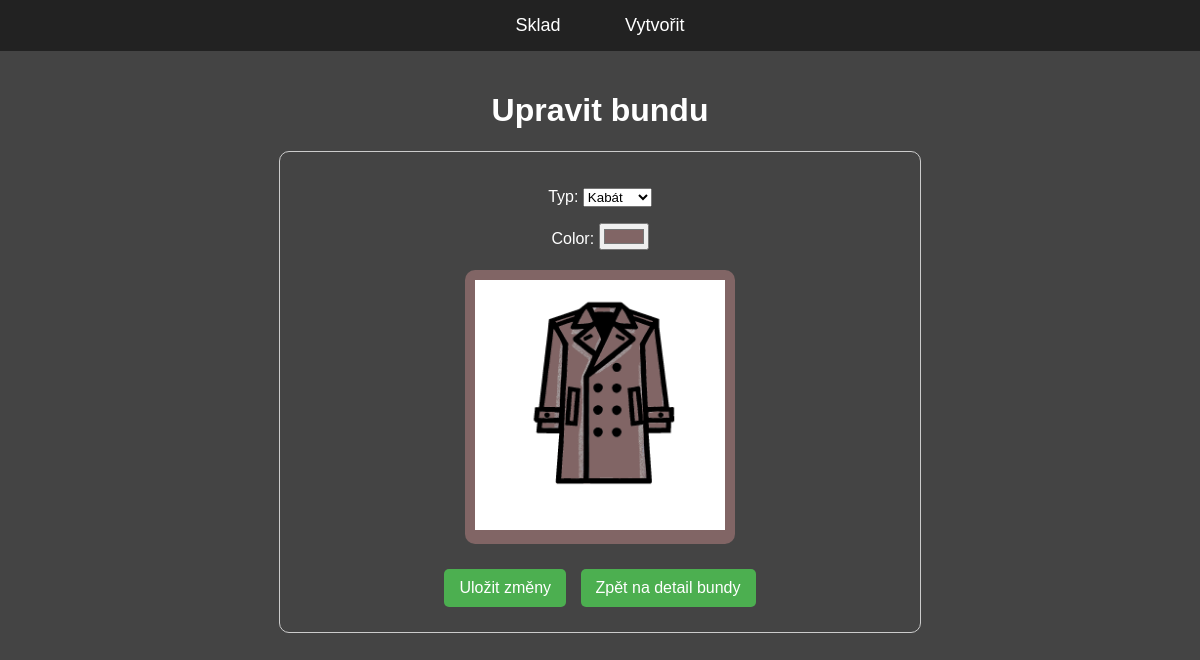
The app's page /bundy/10/upravit/ with its own data.
### bundy/models.py (models this page shows, shortened)
class Jacket(models.Model):
    TYPE_CHOICES = [
        ('kabát', 'Kabát'),
        ('bunda', 'Bunda'),
        ('bomber', 'Bomber'),
    ]
    typ = models.CharField(max_length=20, choices=TYPE_CHOICES)
    color = models.CharField(max_length=7, default="#ffffff")  # Ukládáme hex kód
    def get_image_url(self):
        return f"/static/bundy/{self.typ}.png"

### bundy/views.py (the view)
# urls.py: path('bundy/<int:pk>/upravit/', JacketUpdateView.as_view(), name='jacket-update'),
class JacketUpdateView(UpdateView):
    model = Jacket
    form_class = JacketForm
    template_name = 'bundy/jacket_form.html'
    success_url = reverse_lazy('sklad')

### bundy/forms.py
class JacketForm(forms.ModelForm):
    class Meta:
        model = Jacket
        fields = ['typ', 'color']
        widgets = {
            'color': forms.TextInput(attrs={'type': 'color'}),
        }

### bundy/templates/bundy/jacket_form.html (shortened to what this page needs)
{% extends 'bundy/base.html' %}
{% block content %}
<center>
  <h1>Upravit bundu</h1>
  <div style="width: 80%; max-width: 600px; margin: 20px auto; padding: 20px; border: 1px solid #ccc; border-radius: 10px; font-family: Arial, sans-serif;">
    <form method="post">
      {{ form.as_p }}
      <div style="margin: 20px 0; display: flex; justify-content: center;">
        <div style="display: inline-block; padding: 10px; background-color: {{ object.color }}; border-radius: 10px;">
          <img id="jacket-preview"
               src="{{ object.get_image_url }}"
               alt="{{ object.typ }}"
               style="max-width: 250px; max-height: 250px;">
        </div>
      </div>
      <div style="margin-top: 20px;">
        <button type="submit" style="display: inline-block; background-color: #4CAF50; color: white; padding: 10px 15px; border: none; border-radius: 5px; margin: 5px; text-decoration: none;">
          Uložit změny
        </button>
        <a href="{% url 'jacket-detail' object.id %}" style="display: inline-block; background-color: #4CAF50; color: white; padding: 10px 15px; border-radius: 5px; margin: 5px; text-decoration: none;">
          Zpět na detail bundy
        </a>
      </div>
    </form>
  </div>
</center>
{% endblock %}

### bundy/static/bundy/css/styles.css (style rules this page uses)
body { background-color: #444444; color: white; font-family: Arial, sans-serif; margin: 0; padding: 0; }
button { background-color: #666; color: white; border: none; padding: 10px 20px; font-size: 16px; cursor: pointer; transition: background 0.3s ease-in-out; }

### records on screen
Jacket: typ "Kabát", color "#816565", get_image_url (picture)
